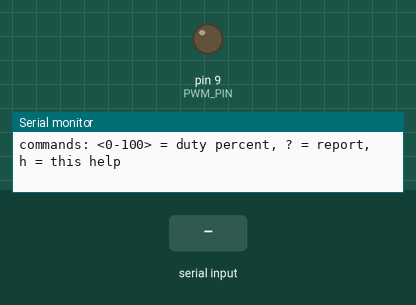
A sketch run on a simulated Arduino Uno, built with avr-gcc and run on an emulated ATmega328P. Shown: output pins drawn as LEDs (lit = HIGH), the last lines printed to the serial monitor. The test bench sets the inputs (shaded band).

Above: at 1.4 s.
1.5 s: "5\n" received over Serial
At 2.0 s:
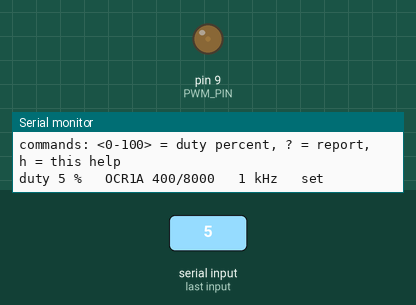
3.0 s: "90\n" received over Serial
At 4.4 s:
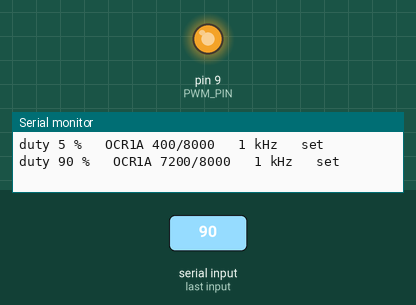
Timing chart, 0 to 6.0 s (numbered marks = the images above; inputs shaded):
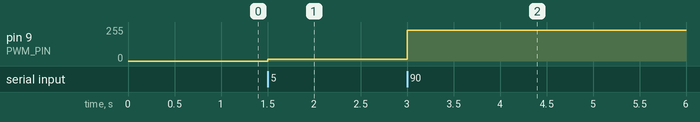

Measured:
- after the input at 1.5 s, pin 9 (PWM_PIN): 0/255 → 13/255 at once
- after the input at 3.0 s, pin 9 (PWM_PIN): 13/255 → 230/255 at once

The sketch:

fan-switch-serial.ino
```cpp
/*
 * mosfet-fan-switch - serial-commanded fan drive for the OLD board (D9 is the drive)
 *
 * Same output as fan-switch-ladder: /PWM on D9 = OC1A, fast PWM, 8 MHz / prescaler 1 /
 * TOP 7999 = 1000 Hz. Only the control changed: duty now comes from the hardware UART
 * on TX0 / RX0 instead of from a fixed ladder.
 *
 * Commands, one per line, at 9600 baud on TX0 / RX0:
 *
 *   0 .. 100   set the duty in percent
 *   ?          report what the pin is doing right now
 *   h          help
 *
 * It is quiet by design. Nothing is printed unless asked for, and every command is
 * acknowledged. That matters more than it looks: the previous sketch printed a line
 * every step, and with the Pro Mini's TX0 wired into the Uno's RX pin those bytes went
 * straight into the Uno's UART while the Uno was running ArduinoISP, which desyncs the
 * STK500 protocol and makes the programmer stop answering. A silent-by-default sketch
 * can share a bench with a programmer.
 *
 * 0 % is handled by taking D9 off Timer 1 and holding it low as plain GPIO. OCR1A = 0 in
 * fast PWM is not 0 % - the datasheet calls it "a narrow spike for each TOP+1 timer clock
 * cycle", 125 ns here - and through the Q2/Q3 booster that spike is worth 10.9 V on Q1's
 * gate for 37 us, a 31 mA kick to the fan a thousand times a second. That is the hum.
 * See set_duty().
 */

#include <Arduino.h>

const uint8_t  PWM_PIN    = 9;        // D9 = OC1A, into R1 -> Q2 -> Q3 -> Q1's gate
const uint16_t PWM_TOP    = 8000 - 1; // 8 MHz / 8000 = 1000 Hz, no prescaling

static uint8_t  duty_pct = 0;
static uint16_t duty_ocr = 0;

static void set_duty(uint8_t pct)
{
    duty_pct = pct;

    if (pct == 0)
    {
        // Take the pin off Timer 1 (COM1A1:0 = 00 -> normal port operation) and hold it low.
        // OCR1A = 0 would instead give a 125 ns spike every 1 ms, which the booster turns
        // into a 37 us, 10.9 V gate pulse. That is the 0 % hum.
        TCCR1A &= (uint8_t)~(_BV(COM1A1) | _BV(COM1A0));
        digitalWrite(PWM_PIN, LOW);
        duty_ocr = 0;
        return;
    }

    TCCR1A = _BV(COM1A1) | _BV(WGM11);
    duty_ocr = (pct >= 100) ? (PWM_TOP + 1)
                            : (uint16_t)((uint32_t)(PWM_TOP + 1) * pct / 100);
    OCR1A = duty_ocr;
}

static void report(const char *why)
{
    Serial.print("duty ");
    Serial.print(duty_pct);
    Serial.print(" %   OCR1A ");
    Serial.print(duty_ocr);
    Serial.print("/");
    Serial.print(PWM_TOP + 1);
    Serial.print("   1 kHz   ");
    Serial.println(why);
}

static void help(void)
{
    Serial.println("commands: <0-100> = duty percent, ? = report, h = this help");
}

// Parse one line. Returns 1 if it was understood.
static int handle(char *s, uint8_t n)
{
    while (n && (s[n - 1] == ' ' || s[n - 1] == '\t')) s[--n] = 0;
    if (!n) return 0;

    if (s[0] == 'h' || s[0] == 'H') { help();   return 1; }
    if (s[0] == '?')                { report("report"); return 1; }

    uint16_t v = 0;
    for (uint8_t i = 0; i < n; i++)
    {
        if (s[i] < '0' || s[i] > '9') { Serial.print("unknown: "); Serial.println(s); return 0; }
        v = v * 10 + (s[i] - '0');
    }
    if (v > 100) { Serial.println("out of range: 0..100"); return 1; }

    set_duty((uint8_t)v);
    report("set");
    return 1;
}

void setup()
{
    pinMode(PWM_PIN, OUTPUT);
    digitalWrite(PWM_PIN, LOW);                        // held low before Timer 1 is started

    noInterrupts();
    TCCR1A = _BV(WGM11);                               // fast PWM mode, COM1A1:0 = 00: OC1A
                                                       // is not connected to D9 yet
    TCCR1B = _BV(WGM13) | _BV(WGM12) | _BV(CS10);      // 16-bit TOP from ICR1, no prescaling
    ICR1   = PWM_TOP;
    OCR1A  = 0;
    interrupts();

    set_duty(0);                                       // fans off at power-up

    Serial.begin(9600);
    delay(200);
    Serial.println();
    Serial.println("mosfet-fan-switch serial drive: /PWM on D9, 1 kHz, 0 % is a true 0 %");
    help();
}

void loop()
{
    static char line[8];
    static uint8_t n = 0;

    while (Serial.available())
    {
        char c = (char)Serial.read();
        if (c == '\n' || c == '\r')
        {
            if (n) { handle(line, n); n = 0; }
        }
        else if (c >= ' ' && n < sizeof(line) - 1)
        {
            line[n++] = c;
            line[n] = 0;
        }
    }
}
```
